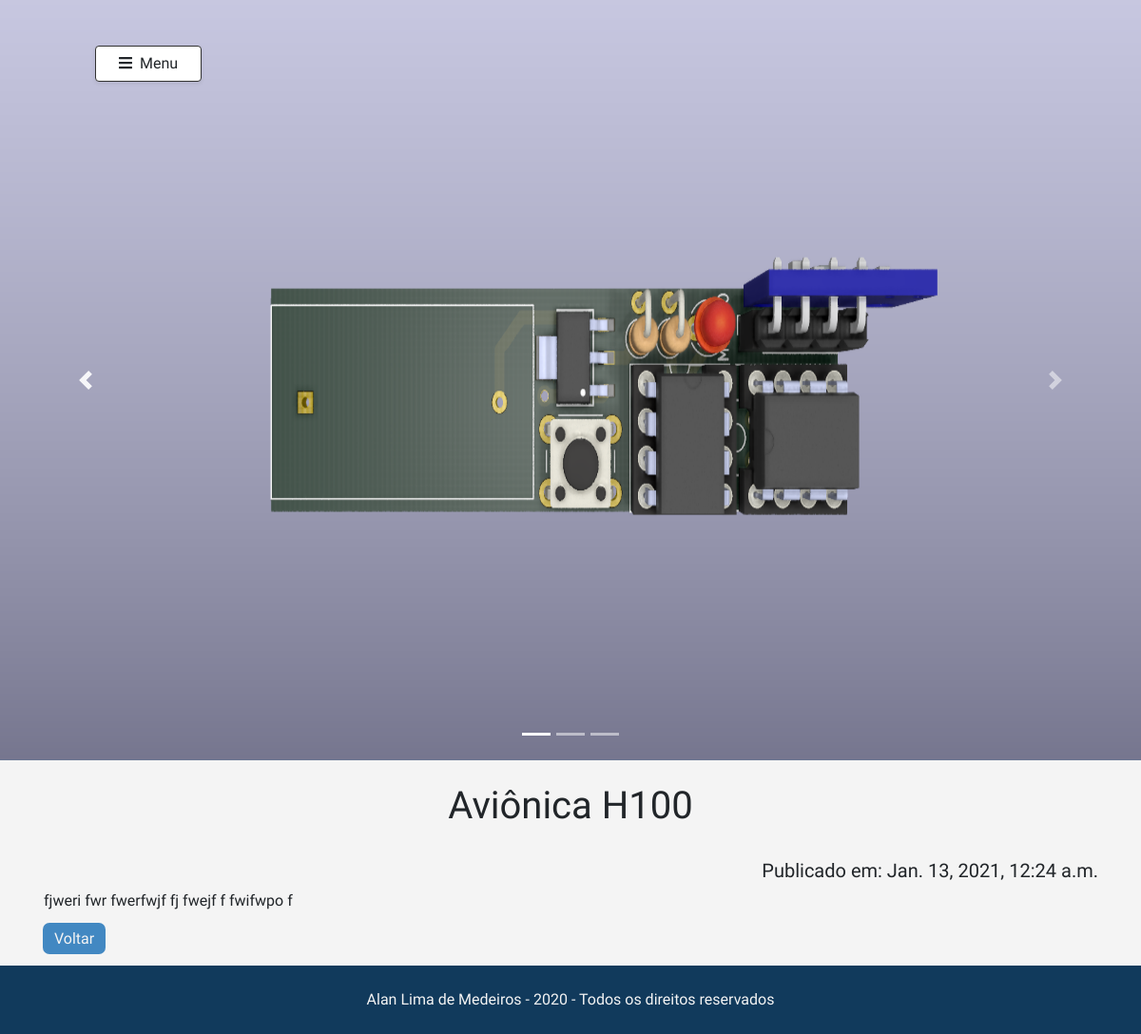
Screenshot of /portfolio/projeto/avionica-h100 with the database file from the repository.
### portfolio_posts/models.py (models this page shows, shortened)
class GaleriaProjeto(models.Model):
    projeto = models.ForeignKey(Projeto, on_delete=models.CASCADE, related_name="Imagem_projeto", null=True, blank=True)
    imagem = models.ImageField('Imagem', upload_to='portfolio_posts/images', blank=True, null=True)
    title = models.CharField('Título da imagem', max_length=100, blank=True, null=True)

class Projeto(models.Model):
    proj_title = models.CharField('Título', max_length=200)
    proj_slug = models.SlugField('Atalho')
    proj_area = models.CharField('Área', max_length=100, null=True, blank=True)
    proj_text = models.TextField('Texto')
    proj_img1 = models.ImageField(upload_to='portfolio_posts/images', verbose_name='Imagem1', null=True, blank=True)
    proj_published_date = models.DateTimeField(default=timezone.now)
    class Meta:
        verbose_name = 'Projeto'
        verbose_name_plural = 'Projetos'
        ordering = ['proj_published_date']

### portfolio_posts/views.py (the view)
# urls.py: path('projeto/<slug>', views.details_projeto, name='details_projeto'),
def details_projeto(request, slug):
	project = get_object_or_404(Projeto, proj_slug=slug)
	template_name = 'portfolio_posts/details_projeto.html'
	context = {
        'project': project
    }
	return render(request, template_name, context)

### portfolio_posts/templates/portfolio_posts/details_projeto.html (shortened to what this page needs)
{% load static %}
<!DOCTYPE html>
<html>
<head>
    <link rel="stylesheet" href="{% static 'css/bootstrap1.css' %}">
    <link rel="stylesheet" href="{% static 'css/style1.css' %}">
</head>
<body>
    <section class="inicio">
        <button type="button" class="btn btn-light bg-white rounded-pill shadow-sm px-4 my-5" onclick="openNav()" style="position: fixed; z-index: 3; border: 1px solid #323232"><i class="fa fa-bars mr-2"></i>Menu</button>
    </section>
    <section id="carouselInitial2" class="carousel slide carousel-big" data-ride="carousel" style="background-color: #4288C2;">
        <ol class="carousel-indicators">
            <li data-target="#carouselInitial2" data-slide-to="0" class="active"></li>
            {% for imagem in project.Imagem_projeto.all %}
            <li data-target="#carouselInitial2" data-slide-to="i+1"></li>
            {% endfor %}
        </ol>
        <div class="carousel-inner center-block">
            <div class="carousel-item active">
                <img src="{{project.proj_img1.url}}" class="img-fluid d-block" style="height: 100vh;">
            </div>
            <a href="#carouselInitial2" class="carousel-control-prev" role="button" data-slide="prev">
                <span class="carousel-control-prev-icon"></span>
            </a>
            <a href="#carouselInitial2" class="carousel-control-next" role="button" data-slide="next">
                <span class="carousel-control-next-icon"></span>
            </a>
        </div>
    </section>
    <section class="text-details" style="background-color: #f4f4f4;" id="info">
        <div class="container">
            <h1 class="text-center py-4">{{project.proj_title}}</h1>
            <div class="row">
                <div class="col-12">
                    <h5 class="text-right">Publicado em: {{project.proj_published_date}}</h5>
                </div>
            </div>
            <div class="row text-justify pl-3">
                <p class="pt-3 ">{{project.proj_text|linebreaks}}</p>
            </div>
            <a class="mb-2" href="{% url 'portfolio_posts:index' %}">Voltar</a>
        </div>
    </section>
    <footer class="bg-primary pb-2 pt-4 mt-3">
        <div class="container">
            <p class="text-center" style="color: #f4f4f4;">Alan Lima de Medeiros - 2020 - Todos os direitos reservados</p>
        </div>
    </footer>
</body>
</html>

### core/static/css/style1.css (style rules this page uses)
* { font-family: 'Asap', sans-serif; scroll-behavior: smooth; }
html { scroll-behavior: smooth; }
body { background-color: #f4f4f4; scroll-behavior: smooth; }
.text-details a { background-color: #4288C2; padding: 7px 12px; border-radius: 7px; color: #f4f4f4; text-decoration: none; }
.inicio button { margin-left: 100px; }

### portfolio_posts/templates/portfolio_posts/details_projeto.html (style rules this page uses)
.carousel-inner>.carousel-item>img { margin: auto; }

### rows the page displays
Projeto: proj_img1 (picture), proj_title "Aviônica H100", proj_published_date "Jan. 13, 2021, 12:24 a.m.", proj_text "fjweri fwr fwerfwjf fj fwejf f fwifwpo f"
